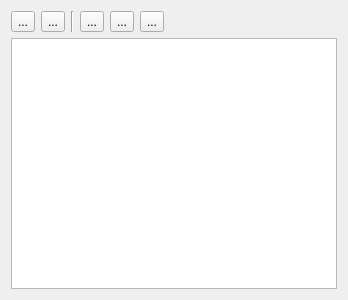
<?xml version="1.0" encoding="UTF-8"?>
<ui version="4.0">
 <class>EdgesWidget</class>
 <widget class="QWidget" name="EdgesWidget">
  <property name="geometry">
   <rect>
    <x>0</x>
    <y>0</y>
    <width>348</width>
    <height>300</height>
   </rect>
  </property>
  <property name="windowTitle">
   <string/>
  </property>
  <layout class="QVBoxLayout" name="verticalLayout_2">
   <item>
    <layout class="QHBoxLayout" name="horizontalLayout">
     <item>
      <widget class="QToolButton" name="btHighlightSelectedEdges">
       <property name="toolTip">
        <string>Highlight in network views the selected edges in the table</string>
       </property>
       <property name="statusTip">
        <string>Highlight in network views the selected edges in the table</string>
       </property>
       <property name="text">
        <string>...</string>
       </property>
       <property name="icon">
        <iconset resource="../../ui.qrc">
         <normaloff>:/icons/images/highlight-red.svg</normaloff>:/icons/images/highlight-red.svg</iconset>
       </property>
       <property name="iconSize">
        <size>
         <width>24</width>
         <height>24</height>
        </size>
       </property>
      </widget>
     </item>
     <item>
      <widget class="QToolButton" name="btHighlightNodesFromSelectedEdges">
       <property name="toolTip">
        <string>Highlight in network views the nodes connected by selected edges in the table</string>
       </property>
       <property name="statusTip">
        <string>Highlight in network views the nodes connected by selected edges in the table</string>
       </property>
       <property name="text">
        <string>...</string>
       </property>
       <property name="icon">
        <iconset resource="../../ui.qrc">
         <normaloff>:/icons/images/highlight-yellow.svg</normaloff>:/icons/images/highlight-yellow.svg</iconset>
       </property>
       <property name="iconSize">
        <size>
         <width>24</width>
         <height>24</height>
        </size>
       </property>
      </widget>
     </item>
     <item>
      <widget class="Line" name="line">
       <property name="orientation">
        <enum>Qt::Vertical</enum>
       </property>
      </widget>
     </item>
     <item>
      <widget class="QToolButton" name="btSetAlternatingRowColors">
       <property name="text">
        <string>...</string>
       </property>
       <property name="icon">
        <iconset resource="../../ui.qrc">
         <normaloff>:/icons/images/alternating_row_colors.svg</normaloff>:/icons/images/alternating_row_colors.svg</iconset>
       </property>
       <property name="iconSize">
        <size>
         <width>24</width>
         <height>24</height>
        </size>
       </property>
      </widget>
     </item>
     <item>
      <widget class="QToolButton" name="btEnableOrdering">
       <property name="text">
        <string>...</string>
       </property>
       <property name="icon">
        <iconset resource="../../ui.qrc">
         <normaloff>:/icons/images/enable_ordering.svg</normaloff>:/icons/images/enable_ordering.svg</iconset>
       </property>
       <property name="iconSize">
        <size>
         <width>24</width>
         <height>24</height>
        </size>
       </property>
      </widget>
     </item>
     <item>
      <widget class="QToolButton" name="btSetColumnsMovable">
       <property name="text">
        <string>...</string>
       </property>
       <property name="icon">
        <iconset resource="../../ui.qrc">
         <normaloff>:/icons/images/enable_move_columns.svg</normaloff>:/icons/images/enable_move_columns.svg</iconset>
       </property>
       <property name="iconSize">
        <size>
         <width>24</width>
         <height>24</height>
        </size>
       </property>
      </widget>
     </item>
     <item>
      <spacer name="horizontalSpacer">
       <property name="orientation">
        <enum>Qt::Horizontal</enum>
       </property>
       <property name="sizeHint" stdset="0">
        <size>
         <width>40</width>
         <height>20</height>
        </size>
       </property>
      </spacer>
     </item>
    </layout>
   </item>
   <item>
    <widget class="EdgeTableView" name="tvEdges">
     <property name="alternatingRowColors">
      <bool>true</bool>
     </property>
    </widget>
   </item>
  </layout>
  <action name="actionHighlightSelectedEdges">
   <property name="icon">
    <iconset resource="../../ui.qrc">
     <normaloff>:/icons/images/highlight-red.svg</normaloff>:/icons/images/highlight-red.svg</iconset>
   </property>
   <property name="text">
    <string>Highlight Selected Edges</string>
   </property>
   <property name="toolTip">
    <string>Highlight in network views the selected edges in the table</string>
   </property>
   <property name="statusTip">
    <string>Highlight in network views the selected edges in the table</string>
   </property>
  </action>
  <action name="actionHighlightNodesFromSelectedEdges">
   <property name="icon">
    <iconset resource="../../ui.qrc">
     <normaloff>:/icons/images/highlight-yellow.svg</normaloff>:/icons/images/highlight-yellow.svg</iconset>
   </property>
   <property name="text">
    <string>Highlight nodes from selected edges</string>
   </property>
   <property name="toolTip">
    <string>Highlight in network views the nodes connected by selected edges in the table</string>
   </property>
   <property name="statusTip">
    <string>Highlight in network views the nodes connected by selected edges in the table</string>
   </property>
  </action>
  <action name="actionSetAlternatingRowColors">
   <property name="checkable">
    <bool>true</bool>
   </property>
   <property name="checked">
    <bool>true</bool>
   </property>
   <property name="icon">
    <iconset resource="../../ui.qrc">
     <normaloff>:/icons/images/alternating_row_colors.svg</normaloff>:/icons/images/alternating_row_colors.svg</iconset>
   </property>
   <property name="text">
    <string>Set Alternating Row Colors</string>
   </property>
   <property name="toolTip">
    <string>Alternate background colors in table to improve readability</string>
   </property>
   <property name="statusTip">
    <string>Alternate background colors in table to improve readability</string>
   </property>
  </action>
  <action name="actionEnableOrdering">
   <property name="checkable">
    <bool>true</bool>
   </property>
   <property name="icon">
    <iconset resource="../../ui.qrc">
     <normaloff>:/icons/images/enable_ordering.svg</normaloff>:/icons/images/enable_ordering.svg</iconset>
   </property>
   <property name="text">
    <string>Enable Ordering</string>
   </property>
   <property name="toolTip">
    <string>Enable ordering of table. Selection of columns is available only when sorting is disabled</string>
   </property>
   <property name="statusTip">
    <string>Enable ordering of table. Selection of columns is available only when sorting is disabled</string>
   </property>
  </action>
  <action name="actionSetColumnsMovable">
   <property name="checkable">
    <bool>true</bool>
   </property>
   <property name="icon">
    <iconset resource="../../ui.qrc">
     <normaloff>:/icons/images/enable_move_columns.svg</normaloff>:/icons/images/enable_move_columns.svg</iconset>
   </property>
   <property name="text">
    <string>Set Columns Movable</string>
   </property>
   <property name="toolTip">
    <string>Allow to change order of columns</string>
   </property>
   <property name="statusTip">
    <string>Allow to change order of columns</string>
   </property>
  </action>
 </widget>
 <customwidgets>
  <customwidget>
   <class>EdgeTableView</class>
   <extends>QTableView</extends>
   <header>metgem/ui/widgets/metadata/edge.h</header>
  </customwidget>
 </customwidgets>
 <resources>
  <include location="../../ui.qrc"/>
 </resources>
 <connections/>
</ui>
